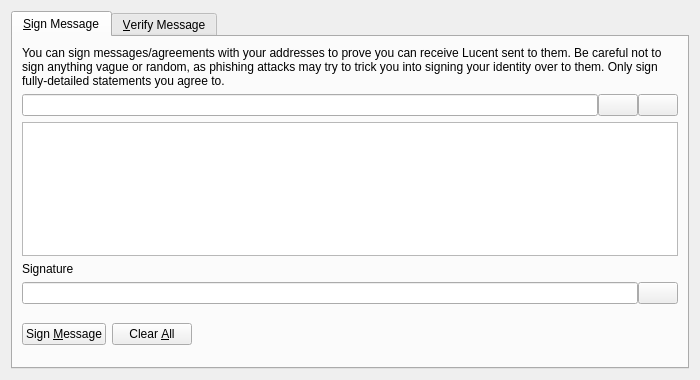
<?xml version="1.0" encoding="UTF-8"?>
<ui version="4.0">
 <class>SignVerifyMessageDialog</class>
 <widget class="QDialog" name="SignVerifyMessageDialog">
  <property name="geometry">
   <rect>
    <x>0</x>
    <y>0</y>
    <width>700</width>
    <height>380</height>
   </rect>
  </property>
  <property name="windowTitle">
   <string>Signatures - Sign / Verify a Message</string>
  </property>
  <property name="modal">
   <bool>true</bool>
  </property>
  <layout class="QVBoxLayout" name="verticalLayout">
   <item>
    <widget class="QTabWidget" name="tabWidget">
     <property name="currentIndex">
      <number>0</number>
     </property>
     <widget class="QWidget" name="tabSignMessage">
      <attribute name="title">
       <string>&amp;Sign Message</string>
      </attribute>
      <layout class="QVBoxLayout" name="verticalLayout_SM">
       <item>
        <widget class="QLabel" name="infoLabel_SM">
         <property name="text">
          <string>You can sign messages/agreements with your addresses to prove you can receive Lucent sent to them. Be careful not to sign anything vague or random, as phishing attacks may try to trick you into signing your identity over to them. Only sign fully-detailed statements you agree to.</string>
         </property>
         <property name="textFormat">
          <enum>Qt::PlainText</enum>
         </property>
         <property name="wordWrap">
          <bool>true</bool>
         </property>
        </widget>
       </item>
       <item>
        <layout class="QHBoxLayout" name="horizontalLayout_1_SM">
         <property name="spacing">
          <number>0</number>
         </property>
         <item>
          <widget class="QValidatedLineEdit" name="addressIn_SM">
           <property name="toolTip">
            <string>The Lucent address to sign the message with</string>
           </property>
          </widget>
         </item>
         <item>
          <widget class="QPushButton" name="addressBookButton_SM">
           <property name="toolTip">
            <string>Choose previously used address</string>
           </property>
           <property name="text">
            <string/>
           </property>
           <property name="shortcut">
            <string>Alt+A</string>
           </property>
           <property name="autoDefault">
            <bool>false</bool>
           </property>
          </widget>
         </item>
         <item>
          <widget class="QPushButton" name="pasteButton_SM">
           <property name="toolTip">
            <string>Paste address from clipboard</string>
           </property>
           <property name="text">
            <string/>
           </property>
           <property name="shortcut">
            <string>Alt+P</string>
           </property>
           <property name="autoDefault">
            <bool>false</bool>
           </property>
          </widget>
         </item>
        </layout>
       </item>
       <item>
        <widget class="QPlainTextEdit" name="messageIn_SM">
         <property name="toolTip">
          <string>Enter the message you want to sign here</string>
         </property>
        </widget>
       </item>
       <item>
        <widget class="QLabel" name="signatureLabel_SM">
         <property name="text">
          <string>Signature</string>
         </property>
         <property name="textFormat">
          <enum>Qt::PlainText</enum>
         </property>
        </widget>
       </item>
       <item>
        <layout class="QHBoxLayout" name="horizontalLayout_2_SM">
         <property name="spacing">
          <number>0</number>
         </property>
         <item>
          <widget class="QLineEdit" name="signatureOut_SM">
           <property name="font">
            <font>
             <italic>true</italic>
            </font>
           </property>
           <property name="readOnly">
            <bool>true</bool>
           </property>
          </widget>
         </item>
         <item>
          <widget class="QPushButton" name="copySignatureButton_SM">
           <property name="toolTip">
            <string>Copy the current signature to the system clipboard</string>
           </property>
           <property name="text">
            <string/>
           </property>
           <property name="autoDefault">
            <bool>false</bool>
           </property>
          </widget>
         </item>
        </layout>
       </item>
       <item>
        <layout class="QHBoxLayout" name="horizontalLayout_3_SM">
         <item>
          <widget class="QPushButton" name="signMessageButton_SM">
           <property name="toolTip">
            <string>Sign the message to prove you own this Lucent address</string>
           </property>
           <property name="text">
            <string>Sign &amp;Message</string>
           </property>
           <property name="autoDefault">
            <bool>false</bool>
           </property>
          </widget>
         </item>
         <item>
          <widget class="QPushButton" name="clearButton_SM">
           <property name="toolTip">
            <string>Reset all sign message fields</string>
           </property>
           <property name="text">
            <string>Clear &amp;All</string>
           </property>
           <property name="autoDefault">
            <bool>false</bool>
           </property>
          </widget>
         </item>
         <item>
          <spacer name="horizontalSpacer_1_SM">
           <property name="orientation">
            <enum>Qt::Horizontal</enum>
           </property>
           <property name="sizeHint" stdset="0">
            <size>
             <width>40</width>
             <height>48</height>
            </size>
           </property>
          </spacer>
         </item>
         <item>
          <widget class="QLabel" name="statusLabel_SM">
           <property name="font">
            <font>
             <weight>75</weight>
             <bold>true</bold>
            </font>
           </property>
           <property name="text">
            <string/>
           </property>
           <property name="wordWrap">
            <bool>true</bool>
           </property>
          </widget>
         </item>
         <item>
          <spacer name="horizontalSpacer_2_SM">
           <property name="orientation">
            <enum>Qt::Horizontal</enum>
           </property>
           <property name="sizeHint" stdset="0">
            <size>
             <width>40</width>
             <height>48</height>
            </size>
           </property>
          </spacer>
         </item>
        </layout>
       </item>
      </layout>
     </widget>
     <widget class="QWidget" name="tabVerifyMessage">
      <attribute name="title">
       <string>&amp;Verify Message</string>
      </attribute>
      <layout class="QVBoxLayout" name="verticalLayout_VM">
       <item>
        <widget class="QLabel" name="infoLabel_VM">
         <property name="text">
          <string>Enter the receiver's address, message (ensure you copy line breaks, spaces, tabs, etc. exactly) and signature below to verify the message. Be careful not to read more into the signature than what is in the signed message itself, to avoid being tricked by a man-in-the-middle attack. Note that this only proves the signing party receives with the address, it cannot prove sendership of any transaction!</string>
         </property>
         <property name="textFormat">
          <enum>Qt::PlainText</enum>
         </property>
         <property name="alignment">
          <set>Qt::AlignLeading|Qt::AlignLeft|Qt::AlignTop</set>
         </property>
         <property name="wordWrap">
          <bool>true</bool>
         </property>
        </widget>
       </item>
       <item>
        <layout class="QHBoxLayout" name="horizontalLayout_1_VM">
         <property name="spacing">
          <number>0</number>
         </property>
         <item>
          <widget class="QValidatedLineEdit" name="addressIn_VM">
           <property name="toolTip">
            <string>The Lucent address the message was signed with</string>
           </property>
          </widget>
         </item>
         <item>
          <widget class="QPushButton" name="addressBookButton_VM">
           <property name="toolTip">
            <string>Choose previously used address</string>
           </property>
           <property name="text">
            <string/>
           </property>
           <property name="shortcut">
            <string>Alt+A</string>
           </property>
           <property name="autoDefault">
            <bool>false</bool>
           </property>
          </widget>
         </item>
        </layout>
       </item>
       <item>
        <widget class="QPlainTextEdit" name="messageIn_VM"/>
       </item>
       <item>
        <widget class="QValidatedLineEdit" name="signatureIn_VM"/>
       </item>
       <item>
        <layout class="QHBoxLayout" name="horizontalLayout_2_VM">
         <item>
          <widget class="QPushButton" name="verifyMessageButton_VM">
           <property name="toolTip">
            <string>Verify the message to ensure it was signed with the specified Lucent address</string>
           </property>
           <property name="text">
            <string>Verify &amp;Message</string>
           </property>
           <property name="autoDefault">
            <bool>false</bool>
           </property>
          </widget>
         </item>
         <item>
          <widget class="QPushButton" name="clearButton_VM">
           <property name="toolTip">
            <string>Reset all verify message fields</string>
           </property>
           <property name="text">
            <string>Clear &amp;All</string>
           </property>
           <property name="autoDefault">
            <bool>false</bool>
           </property>
          </widget>
         </item>
         <item>
          <spacer name="horizontalSpacer_1_VM">
           <property name="orientation">
            <enum>Qt::Horizontal</enum>
           </property>
           <property name="sizeHint" stdset="0">
            <size>
             <width>40</width>
             <height>48</height>
            </size>
           </property>
          </spacer>
         </item>
         <item>
          <widget class="QLabel" name="statusLabel_VM">
           <property name="font">
            <font>
             <weight>75</weight>
             <bold>true</bold>
            </font>
           </property>
           <property name="text">
            <string/>
           </property>
           <property name="wordWrap">
            <bool>true</bool>
           </property>
          </widget>
         </item>
         <item>
          <spacer name="horizontalSpacer_2_VM">
           <property name="orientation">
            <enum>Qt::Horizontal</enum>
           </property>
           <property name="sizeHint" stdset="0">
            <size>
             <width>40</width>
             <height>48</height>
            </size>
           </property>
          </spacer>
         </item>
        </layout>
       </item>
      </layout>
     </widget>
    </widget>
   </item>
  </layout>
 </widget>
 <customwidgets>
  <customwidget>
   <class>QValidatedLineEdit</class>
   <extends>QLineEdit</extends>
   <header>qvalidatedlineedit.h</header>
  </customwidget>
 </customwidgets>
 <resources>
  <include location="../lucent.qrc"/>
 </resources>
 <connections/>
</ui>
